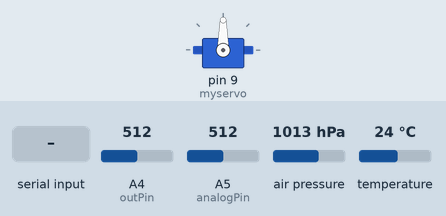
Simulated run of this sketch. Board: Arduino Uno, built with avr-gcc and run on an emulated ATmega328P. On the bench: servo. Wiring (inferred from the names in the program): BMP180 pressure sensor at I2C address 0x77. The test bench sets the inputs (shaded band); at power-on: A5 (analogPin) = 512, A4 (outPin) = 512, air pressure 1013 hPa, temperature 24 °C. What the sketch prints to the serial monitor is not drawn.

Above: at 1.2 s.
1.3 s: "t 45\n" received over Serial
At 3.5 s:
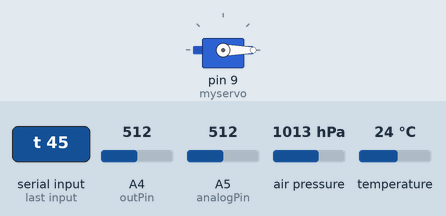
6.8 s: ":" received over Serial
At 8.8 s:
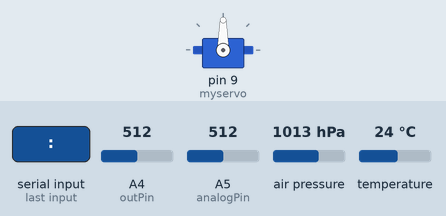
12.3 s: A5 (analogPin) set to 490
At 13.2 s:
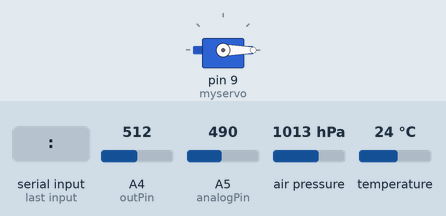
Timing chart, 0 to 15.3 s (numbered marks = the images above; inputs shaded):
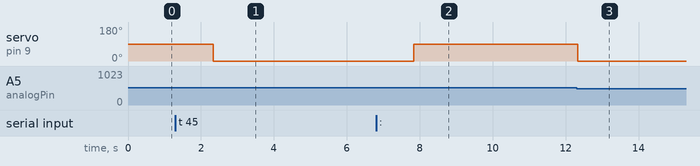

The sketch:

Hack_and_Roll_arduino.ino
```cpp
//Required Libraries
#include <Wire.h>
#include <Servo.h>
#include <DS3231.h>
#include <SoftwareSerial.h>

//Definitioins
#define BMP085_ADDRESS 0x77  // I2C address of BMP085
#define Address 0x1E //HIH definition
#define STEPS_PER_MOTOR_REVOLUTION 32   //Motor
#define STEPS_PER_OUTPUT_REVOLUTION 32 * 64  //2048

void process_timedata(int i);
void process_degreedata(int i);
void receive_data();
void bmp_setup();
void hih_read();
void bmp_read();
void send_data();
void rain_read();
void process_data();
void motor();

// Init the DS3231 using the hardware interface
DS3231  rtc(SDA, SCL);

//Objects
Servo myservo;

//Data String
String bluetoothData;
String receiveData;
int receivedSlider = 0;


//Global Variables
int dataReceiveFlag = 0;
char colon = ';';
int rain = 0;

int analogPin = 5;
int val = 0;

//Motor
int pos = 0;
int degree;

//HIH4030
const int outPin = A4; // (7) pin for the analogue input
int humiditySensor = 0; // variable to store the value coming from the sensor
float humidity;

//BMP
const unsigned char OSS = 0;  // Oversampling Setting
// Calibration values
int ac1;
int ac2;
int ac3;
unsigned int ac4;
unsigned int ac5;
unsigned int ac6;
int b1;
int b2;
int mb;
int mc;
int md;

// b5 is calculated in bmp085GetTemperature(...), this variable is also used in bmp085GetPressure(...)
// so ...Temperature(...) must be called before ...Pressure(...).
long b5;

short temperature;
long pressure;


void setup() {
  Serial.begin(9600);
  Wire.begin();
  //attachInterrupt(digitalPinToInterrupt(19), check, CHANGE);
  myservo.attach(9);
  pinMode(outPin, INPUT);

  bmp_setup();

  rtc.begin();
  // The following lines can be uncommented to set the date and time
  //rtc.setDOW(WEDNESDAY);     // Set Day-of-Week to SUNDAY
  //rtc.setTime(12, 0, 0);     // Set the time to 12:00:00 (24hr format)
  //rtc.setDate(1, 1, 2014);   // Set the date to January 1st, 2014

  //rtc_setup();
}


void loop() {
 receivedSlider = 0;
 hih_read();
 bmp_read();
 send_data();
 //scheduleMovement();
 rain_read();
 motor();
 //receive_data();

 if (dataReceiveFlag == 1) {
 process_data();
}
}

void bmp_setup() {
  bmp085Calibration();
}

/*void rtc_setup {
  rtc.begin();
  // The following lines can be uncommented to set the date and time
  //rtc.setDOW(WEDNESDAY);     // Set Day-of-Week to SUNDAY
  //rtc.setTime(12, 0, 0);     // Set the time to 12:00:00 (24hr format)
  //rtc.setDate(1, 1, 2014);   // Set the date to January 1st, 2014
}*/


void hih_read() {
  humiditySensor = analogRead(outPin); // read the voltage on the out pin
  float v = (humidity*5.0)/1024.0;
  humidity = (v - 0.958)/0.0307;
  humidity = ((-1)*humidity);
  delay(10);
}

void bmp_read() {
  temperature = bmp085GetTemperature(bmp085ReadUT());
  pressure = bmp085GetPressure(bmp085ReadUP());
  //delay(100);
}


// Stores all of the bmp085's calibration values into global variables
// Calibration values are required to calculate temp and pressure
// This function should be called at the beginning of the program
void bmp085Calibration()
{
  ac1 = bmp085ReadInt(0xAA);
  ac2 = bmp085ReadInt(0xAC);
  ac3 = bmp085ReadInt(0xAE);
  ac4 = bmp085ReadInt(0xB0);
  ac5 = bmp085ReadInt(0xB2);
  ac6 = bmp085ReadInt(0xB4);
  b1 = bmp085ReadInt(0xB6);
  b2 = bmp085ReadInt(0xB8);
  mb = bmp085ReadInt(0xBA);
  mc = bmp085ReadInt(0xBC);
  md = bmp085ReadInt(0xBE);
}

// Calculate temperature given ut.
// Value returned will be in units of 0.1 deg C
short bmp085GetTemperature(unsigned int ut)
{
  long x1, x2;

  x1 = (((long)ut - (long)ac6)*(long)ac5) >> 15;
  x2 = ((long)mc << 11)/(x1 + md);
  b5 = x1 + x2;

  return ((b5 + 8) >> 4);
}

// Calculate pressure given up
// calibration values must be known
// b5 is also required so bmp085GetTemperature(...) must be called first.
// Value returned will be pressure in units of Pa.
long bmp085GetPressure(unsigned long up)
{
  long x1, x2, x3, b3, b6, p;
  unsigned long b4, b7;

  b6 = b5 - 4000;
  // Calculate B3
  x1 = (b2 * (b6 * b6)>>12)>>11;
  x2 = (ac2 * b6)>>11;
  x3 = x1 + x2;
  b3 = (((((long)ac1)*4 + x3)<<OSS) + 2)>>2;

  // Calculate B4
  x1 = (ac3 * b6)>>13;
  x2 = (b1 * ((b6 * b6)>>12))>>16;
  x3 = ((x1 + x2) + 2)>>2;
  b4 = (ac4 * (unsigned long)(x3 + 32768))>>15;

  b7 = ((unsigned long)(up - b3) * (50000>>OSS));
  if (b7 < 0x80000000)
    p = (b7<<1)/b4;
  else
    p = (b7/b4)<<1;

  x1 = (p>>8) * (p>>8);
  x1 = (x1 * 3038)>>16;
  x2 = (-7357 * p)>>16;
  p += (x1 + x2 + 3791)>>4;

  return p;
}

// Read 1 byte from the BMP085 at 'address'
char bmp085Read(unsigned char address)
{
  unsigned char data;

  Wire.beginTransmission(BMP085_ADDRESS);
  Wire.write((byte)address);
  Wire.endTransmission();

  Wire.requestFrom(BMP085_ADDRESS, 1);
  while(!Wire.available());

  return Wire.read();
}

// Read 2 bytes from the BMP085
// First byte will be from 'address'
// Second byte will be from 'address'+1
int bmp085ReadInt(unsigned char address)
{
  unsigned char msb, lsb;

  Wire.beginTransmission(BMP085_ADDRESS);
  Wire.write((byte)address);
  Wire.endTransmission();

  Wire.requestFrom(BMP085_ADDRESS, 2);
  while(Wire.available()<2);
  msb = Wire.read();
  lsb = Wire.read();

  return (int) msb<<8 | lsb;
}

// Read the uncompensated temperature value
unsigned int bmp085ReadUT()
{
  unsigned int ut;

  // Write 0x2E into Register 0xF4
  // This requests a temperature reading
  Wire.beginTransmission(BMP085_ADDRESS);
  Wire.write((byte)0xF4);
  Wire.write((byte)0x2E);
  Wire.endTransmission();

  // Wait at least 4.5ms
  delay(5);

  // Read two bytes from registers 0xF6 and 0xF7
  ut = bmp085ReadInt(0xF6);
  return ut;
}

// Read the uncompensated pressure value
unsigned long bmp085ReadUP()
{
  unsigned char msb, lsb, xlsb;
  unsigned long up = 0;

  // Write 0x34+(OSS<<6) into register 0xF4
  // Request a pressure reading w/ oversampling setting
  Wire.beginTransmission(BMP085_ADDRESS);
  Wire.write((byte)0xF4);
  Wire.write((byte)(0x34 + (OSS<<6)));
  Wire.endTransmission();

  // Wait for conversion, delay time dependent on OSS
  delay(2 + (3<<OSS));

  // Read register 0xF6 (MSB), 0xF7 (LSB), and 0xF8 (XLSB)
  Wire.beginTransmission(BMP085_ADDRESS);
  Wire.write((byte)0xF6);
  Wire.endTransmission();
  Wire.requestFrom(BMP085_ADDRESS, 3);

  // Wait for data to become available
  while(Wire.available() < 3);
  msb  = Wire.read();
  lsb  = Wire.read();
  xlsb = Wire.read();

  up = (((unsigned long) msb << 16) | ((unsigned long) lsb << 8) | (unsigned long) xlsb) >> (8-OSS);

  return up;
}


void rain_read(){
  val = analogRead(analogPin);     // read the input pin
     //Serial.println(val);
  if (val < 500)
     rain = 1;
  else
     rain = 0;
}


void send_data() {
  bluetoothData.remove(0);
  //
  bluetoothData.concat("values");
  bluetoothData.concat(colon);
  //
  bluetoothData.concat(String(temperature * 0.1, 1));
  bluetoothData.concat(colon);
  bluetoothData.concat(String(pressure));
  bluetoothData.concat(colon);
  bluetoothData.concat(String(humidity));
  bluetoothData.concat(colon);
  //
  bluetoothData.concat(degree); // motor reading
  bluetoothData.concat(colon);
  //
  bluetoothData.concat(String(rain));
  bluetoothData.concat(colon);
  //bluetoothData.concat('\n');
  Serial.print(bluetoothData);

  delay(20);

  receive_data();
  delay(20);
  //Serial.flush();
 }


void receive_data() {
  //Serial.print("Entered ISR");
    if (Serial.available() > 0) {
      receiveData = Serial.readString();
//      Serial.println(receiveData);
    }

    process_data();
    //dataReceiveFlag = 1;
    //Serial.print(dataReceiveFlag);
}


void process_data(){
  //Serial.print("Entered Process Data");
    int i = 0;

    if (receiveData[i] == 't') {
      i++;
      if (receiveData[i] == ' '){
        i++;
        receivedSlider = 1;
        process_timedata(i);
      }
    }

    if (receiveData[i] == 'd') {
      i++;
      if (receiveData[i] == ' '){
        i++;
        process_degreedata(i);
      }
    }

    dataReceiveFlag = 0;
    //Serial.print(dataReceiveFlag);
  }


void process_timedata(int i) {
  int day, day1, day2, month, month1, month2, hourtotal, hour1, hour2, minute, minute1, minute2, year1, year2, year3, year4, yeartotal;

   day1 = receiveData[i] - 48;
   i++;

   if (receiveData[i] == ':'){
    day = day1;
    i++;
   } else {
    day2 = receiveData[i] - 48;
    day = (day1*10) + day2;
    i = i + 2;
   }

  //Serial.print(day);
  //Serial.print('\n');

   month1 = receiveData[i] - 48;
   i++;

   if (receiveData[i] == ':'){
    month = month1;
    i++;
   } else {
    month2 = receiveData[i] - 48;
    month = (month1*10) + month2;
    i = i + 2;
   }

  //Serial.print(month);
  //Serial.print('\n');

   year1 = receiveData[i] - 48;
   i++;
   year2 = receiveData[i] - 48;
   i++;
   year3 = receiveData[i] - 48;
   i++;
   year4 = receiveData[i] - 48;

   yeartotal = (year1*1000) + (year2*100) + (year3*10) + year4;
   i= i + 2;

  //Serial.print(yeartotal);
  //Serial.print('\n');

   hour1 = receiveData[i] - 48;
   i++;

   if (receiveData[i] == ':'){
    hourtotal = hour1;
    i++;
   } else {
    hour2 = receiveData[i] - 48;
    hourtotal = (hour1*10) + hour2;
    i = i + 2;
   }

  //Serial.print(hourtotal);
  //Serial.print('\n');

   minute1 = receiveData[i] - 48;
   i++;

   if (receiveData[i] == ';'){
    minute = minute1;
    i++;
   } else {
    minute2 = receiveData[i] - 48;
    minute = (minute1*10) + minute2;
    i = i + 2;
   }

  //Serial.print(minute);
  //Serial.print('\n');
}


void process_degreedata(int i) {
  int degree2;

  //Serial.print("Enter Degree Data");

  int degree1 = receiveData[i] - 48;
  i++;

  if (receiveData[i] == ';'){
    degree = degree1;
  } else {
    degree2 = receiveData[i] - 48;
    degree = (degree1*10) + degree2;
  }

  //Serial.print(degree);
  //Serial.print('\n');
}


void motor() {
//  Serial.print(degree);
  //Serial.println(degree);

  if (receivedSlider == 0 && rain == 1) {
     myservo.write(0);
  } else if (receivedSlider == 1 && rain == 1) {
    myservo.write(degree);
  } else if (receivedSlider == 0 && rain == 0) {
    myservo.write(90);
  }else if (receivedSlider == 1 && rain == 0) {
    myservo.write(degree);
  }

}

void check(){
  //Serial.print("Interrupt");
}

/*void scheduleMovement(){
  int scheduleDay, scheduleMonth, scheduleYear, scheduleHour, scheduleMinute;

  scheduleDay = (rtc.getDateStr(0) - 48)*10 + (rtc.getDateStr(1) - 48);
  scheduleMonth = (rtc.getDateStr(3) - 48)*10 + (rtc.getDateStr(4) - 48);
  scheduleYear = (rtc.getDateStr(6) - 48)*1000 + (rtc.getDateStr(7) - 48)*100 + (rtc.getDateStr(8) - 48)*10 + (rtc.getDateStr(9) - 48);
  scheduleHour = (rtc.getTimeStr(0) - 48)*10 + (rtc.getTimeStr(1) - 48);
  scheduleMinute = (rtc.getTimeStr(3) - 48)*10 + (rtc.getTimeStr(4) - 48);

  if (scheduleDay == day){
    if (scheduleMonth == month){
      if (scheduleYear == yeartotal) {
        if (scheduleHour == hourtotal) {
          if (scheduleMinute == minute) {
            motor();
          }
        }
      }
  }*/
```

Measured:
- the behaviour switches between 500 and 499 on A5 (analogPin) (found by bisection; images 2 and 3)
- after the input at 1.3 s, servo on pin 9 (myservo): 90° → 0° after 1.0 s
- after the input at 6.8 s, servo on pin 9 (myservo): 0° → 90° after 1.0 s
- after the input at 12.3 s, servo on pin 9 (myservo): 90° → 0° at once
